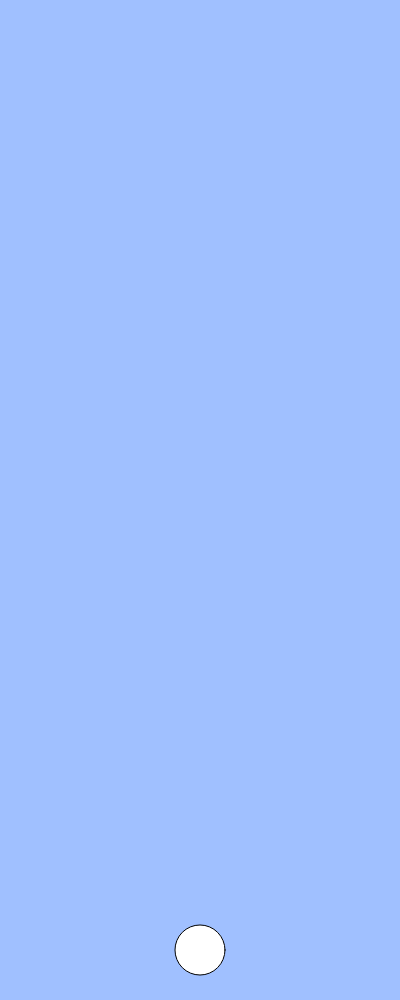
Frame 1 (no input)
Frame 60 (no input): identical to frame 1, image omitted
Frame 120 (the mouse pressed at the canvas centre since frame 60): identical to frame 1, image omitted

The p5.js sketch that drew this single still picture (run headless with seeded random() and noise() and a simulated clock; from frame 60 on, the mouse is pressed at the canvas centre):

// p5.js sketch
// ── sketch.js
let x, y;

function setup(){
  createCanvas(400, windowHeight);
  x = width / 2;
  y = height - 50;
}

function draw(){
  background(160, 192, 255);
  ellipse(x, y, 50);
  if(keyIsDown(LEFT_ARROW)){ x -= 5; }
  if(keyIsDown(RIGHT_ARROW)){ x += 5; }
  if(keyIsDown(UP_ARROW)){ y -= 5; }
  if(keyIsDown(DOWN_ARROW)){ y += 5; }
  if(keyIsDown("A".charCodeAt(0))){ x+= 10; }
  if(keyIsDown(" ".charCodeAt(0))){ x-= 10; }
}

// イベントハンドラを使用するパターン
// function keyPressed(){
//   if(keyCode == LEFT_ARROW){ x -= 5; }
//   else if(keyCode == RIGHT_ARROW){ x+= 5; }
//   else if(keyCode == DOWN_ARROW){ y += 5; }
//   else if(keyCode == UP_ARROW){ y -= 5; }
//   else if(key == "A"){ x += 10; }
// }

function windowResized(){
  resizeCanvas(windowWidth, windowHeight);
}
